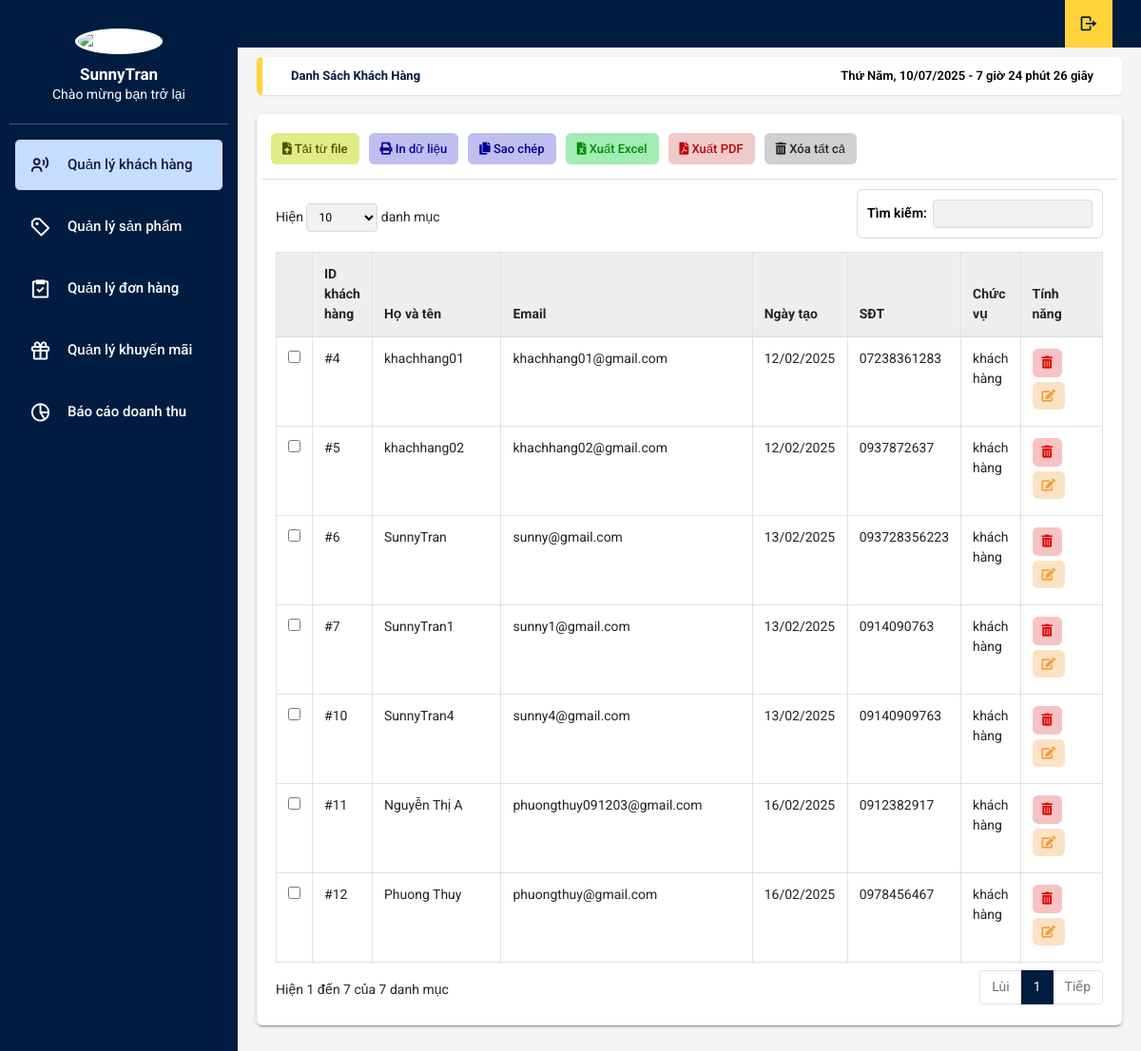
The app's page /table-data-customers.php (signed in) with its own data.
### tables this page shows
CREATE TABLE `nguoi_dung` (
  `id` int(11) NOT NULL,
  `ten_dang_nhap` varchar(255) NOT NULL,
  `email` varchar(255) NOT NULL,
  `sdt` varchar(15) NOT NULL,
  `mat_khau` varchar(255) NOT NULL,
  `ngay_tao` datetime DEFAULT current_timestamp(),
  `loai` int(11) NOT NULL
);

### table-data-customers.php (the view, shortened to what this page needs)
<?php
require_once 'connect.php';
$sql = "SELECT * FROM nguoi_dung WHERE loai = 3";
$result = $conn->query($sql);
?>
<!DOCTYPE html>
<html lang="en">
<head>
  <link rel="stylesheet" type="text/css" href="css/main.css">
  <link rel="stylesheet" href="https://cdn.jsdelivr.net/npm/boxicons@latest/css/boxicons.min.css">
  <link rel="stylesheet" href="https://unpkg.com/boxicons@latest/css/boxicons.min.css">
  <link rel="stylesheet" type="text/css"
    href="https://maxcdn.bootstrapcdn.com/font-awesome/4.7.0/css/font-awesome.min.css">
  <link rel="stylesheet" href="https://use.fontawesome.com/releases/v5.8.2/css/all.css">
  <link rel="stylesheet" href="https://cdnjs.cloudflare.com/ajax/libs/jquery-confirm/3.3.2/jquery-confirm.min.css">
</head>
<body onload="time()" class="app sidebar-mini rtl">
  <header class="app-header">
    <ul class="app-nav">
        <li>
            <a class="app-nav__item" href="logout.php">
                <i class='bx bx-log-out bx-rotate-180'></i>
            </a>
        </li>
    </ul>
  </header>
  <aside class="app-sidebar">
    <div class="app-sidebar__user"><img class="app-sidebar__user-avatar" src="/images/hay.jpg" width="50px"
        alt="User Image">
      <div>
<p class="app-sidebar__user-name"><b><?php echo $_SESSION['ten_dang_nhap'];?></b></p>
        <p class="app-sidebar__user-designation">Chào mừng bạn trở lại</p>
      </div>
    </div>
    <hr>
    <ul class="app-menu">
        <li><a class="app-menu__item active" href="table-data-customers.php"><i class='app-menu__icon bx bx-user-voice'></i><span
              class="app-menu__label">Quản lý khách hàng</span></a></li>
        <li><a class="app-menu__item" href="table-data-product.php"><i
              class='app-menu__icon bx bx-purchase-tag-alt'></i><span class="app-menu__label">Quản lý sản phẩm</span></a>
        </li>
        <li><a class="app-menu__item" href="table-data-oder.php"><i class='app-menu__icon bx bx-task'></i><span
              class="app-menu__label">Quản lý đơn hàng</span></a></li>
              <li>
                  <a class="app-menu__item" href="table-data-khuyenmai.php">
                      <i class='app-menu__icon bx bx-gift'></i>
                      <span class="app-menu__label">Quản lý khuyến mãi</span>
                  </a>
              </li>
        <li><a class="app-menu__item" href="quan-ly-bao-cao.php"><i
              class='app-menu__icon bx bx-pie-chart-alt-2'></i><span class="app-menu__label">Báo cáo doanh thu</span></a>
        </li>
    </ul>
  </aside>
  <main class="app-content">
    <div class="app-title">
      <ul class="app-breadcrumb breadcrumb side">
        <li class="breadcrumb-item active"><a href="#"><b>Danh sách khách hàng</b></a></li>
      </ul>
      <div id="clock"></div>
    </div>
    <div class="row">
      <div class="col-md-12">
        <div class="tile">
          <div class="tile-body">
            <div class="row element-button">
              <div class="col-sm-2">
                <a class="btn btn-delete btn-sm nhap-tu-file" type="button" title="Nhập" onclick="myFunction(this)"><i
                    class="fas fa-file-upload"></i> Tải từ file</a>
              </div>
              <div class="col-sm-2">
                <a class="btn btn-delete btn-sm print-file" type="button" title="In" onclick="myApp.printTable()"><i
                    class="fas fa-print"></i> In dữ liệu</a>
              </div>
              <div class="col-sm-2">
                <a class="btn btn-delete btn-sm print-file js-textareacopybtn" type="button" title="Sao chép"><i
                    class="fas fa-copy"></i> Sao chép</a>
              </div>
              <div class="col-sm-2">
                <a class="btn btn-excel btn-sm" href="" title="In"><i class="fas fa-file-excel"></i> Xuất Excel</a>
              </div>
              <div class="col-sm-2">
                <a class="btn btn-delete btn-sm pdf-file" type="button" title="In" onclick="myFunction(this)"><i
                    class="fas fa-file-pdf"></i> Xuất PDF</a>
              </div>
              <div class="col-sm-2">
                <a class="btn btn-delete btn-sm" type="button" title="Xóa" onclick="myFunction(this)"><i
                    class="fas fa-trash-alt"></i> Xóa tất cả </a>
              </div>
            </div>
            <table class="table table-hover table-bordered js-copytextarea" cellpadding="0" cellspacing="0" border="0"
              id="sampleTable">
              <thead>
                <tr>
                  <th width="10"></th>
                  <th>ID khách hàng</th>
                  <th width="150">Họ và tên</th>
                  <th width="300">Email</th>
                  <th>Ngày tạo</th>
                  <th>SĐT</th>
                  <th>Chức vụ</th>
                  <th width="100">Tính năng</th>
                </tr>
              </thead>
              <tbody>
                <?php
                if ($result->num_rows > 0) {
                    while($row = $result->fetch_assoc()) {
                ?>
                    <tr>
                        <td width="10"><input type="checkbox" name="check<?php echo $row['id']; ?>" value="<?php echo $row['id']; ?>"></td>
                        <td>#<?php echo htmlspecialchars($row['id']); ?></td>
                        <td><?php echo htmlspecialchars($row['ten_dang_nhap']); ?></td>
                        <td><?php echo htmlspecialchars($row['email']); ?></td>
                        <td><?php echo date('d/m/Y', strtotime($row['ngay_tao'])); ?></td>
                        <td><?php echo htmlspecialchars($row['sdt']); ?></td>
                        <td>khách hàng</td>
                        <td class="table-td-center">
                            <button class="btn btn-primary btn-sm trash" type="button" title="Xóa"
                                onclick="deleteStaff(<?php echo $row['id']; ?>)">
                                <i class="fas fa-trash-alt"></i>
                            </button>
                            <button class="btn btn-primary btn-sm edit" type="button" title="Sửa"
                                data-toggle="modal" data-target="#ModalUP"
                                data-id="<?php echo $row['id']; ?>"
                                data-name="<?php echo htmlspecialchars($row['ten_dang_nhap']); ?>"
                                data-email="<?php echo htmlspecialchars($row['email']); ?>">
                                <i class="fas fa-edit"></i>
                            </button>
                        </td>
                    </tr>
                <?php
                    }
                } else {
                    echo "<tr><td colspan='10' class='text-center'>Không có khách hàng nào</td></tr>";
                }
                ?>
            </tbody>
            </table>
          </div>
        </div>
      </div>
    </div>
  </main>
</body>
</html>

### records on screen
nguoi_dung: id "4", ten_dang_nhap "khachhang01", email "khachhang01@gmail.com", ngay_tao "12/02/2025", sdt "07238361283"
nguoi_dung: id "5", ten_dang_nhap "khachhang02", email "khachhang02@gmail.com", ngay_tao "12/02/2025", sdt "0937872637"
nguoi_dung: id "6", ten_dang_nhap "SunnyTran", email "sunny@gmail.com", ngay_tao "13/02/2025", sdt "093728356223"
nguoi_dung: id "7", ten_dang_nhap "SunnyTran1", email "sunny1@gmail.com", ngay_tao "13/02/2025", sdt "0914090763"
nguoi_dung: id "10", ten_dang_nhap "SunnyTran4", email "sunny4@gmail.com", ngay_tao "13/02/2025", sdt "09140909763"
nguoi_dung: id "11", ten_dang_nhap "Nguyễn Thị A", email "phuongthuy091203@gmail.com", ngay_tao "16/02/2025", sdt "0912382917"
nguoi_dung: id "12", ten_dang_nhap "Phuong Thuy", email "phuongthuy@gmail.com", ngay_tao "16/02/2025", sdt "0978456467"

### other values on screen
$_SESSION['ten_dang_nhap'] "SunnyTran"
